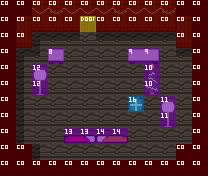

The image is a tile-based game level rendered from a .tmx file. Its description and complete source (layers, tilesets, objects, tile grids) follow:
An orthogonal 13x11 tile map with 16x16 px tiles, 3 tile layers (Tile Layer 1, Tile Layer 2, Tile Layer 3), 2 tilesets.

<map version="1.0" tiledversion="2017.10.31" orientation="orthogonal" renderorder="right-down" width="13" height="11" tilewidth="16" tileheight="16" infinite="0" nextobjectid="1">
 <tileset firstgid="1" source="../tilesets/world-tileset.tsx" />
 <tileset firstgid="4097" source="../tilesets/collision-tileset.tsx" />
 <layer name="Tile Layer 1" width="13" height="11">
  <data encoding="csv">
1,1,392,393,392,392,392,393,392,392,393,1,1,
1,3,68,196,68,259,68,196,68,196,196,3,1,
1,67,193,129,129,2,129,129,129,129,129,67,1,
1,193,130,2,2,2,2,2,2,2,2,129,1,
1,66,2,2,2,2,2,2,2,2,2,2,1,
1,66,2,2,2,2,2,2,2,2,2,2,1,
1,66,2,2,2,2,2,2,2,2,2,2,1,
1,66,2,2,2,2,2,2,2,2,2,2,1,
1,66,2,2,2,2,2,2,2,2,2,2,1,
1,1,66,2,2,2,2,2,2,2,2,1,1,
1,1,1,1,1,1,1,1,1,1,1,1,1
</data>
 </layer>
 <layer name="Tile Layer 2" width="13" height="11">
  <data encoding="csv">
0,0,0,0,0,0,0,0,0,0,0,0,0,
0,0,0,0,0,0,0,0,0,0,0,0,0,
0,0,0,0,0,0,0,0,0,0,0,0,0,
0,0,0,324,0,0,0,0,325,326,0,0,0,
0,0,516,0,0,0,0,0,0,391,0,0,0,
0,0,580,0,0,0,0,0,0,455,0,0,0,
0,0,0,0,0,0,0,0,517,0,516,0,0,
0,0,0,0,0,0,0,0,0,0,580,0,0,
0,0,0,0,518,519,268,269,0,0,0,0,0,
0,0,0,0,0,0,0,0,0,0,0,0,0,
0,0,0,0,0,0,0,0,0,0,0,0,0
</data>
 </layer>
 <layer name="Tile Layer 3" width="13" height="11">
  <data encoding="csv">
4098,4098,4098,4098,4098,4098,4098,4098,4098,4098,4098,4098,4098,
4098,4098,4098,4098,4098,4099,4098,4098,4098,4098,4098,4098,4098,
4098,4098,0,0,0,0,0,0,0,0,0,4098,4098,
4098,0,0,4105,0,0,0,0,4106,4106,0,0,4098,
4098,0,4109,0,0,0,0,0,0,4107,0,0,4098,
4098,0,4109,0,0,0,0,0,0,4107,0,0,4098,
4098,0,0,0,0,0,0,0,4113,0,4108,0,4098,
4098,0,0,0,0,0,0,0,0,0,4108,0,4098,
4098,0,0,0,4110,4110,4111,4111,0,0,0,0,4098,
4098,4098,0,0,0,0,0,0,0,0,0,4098,4098,
4098,4098,4098,4098,4098,4098,4098,4098,4098,4098,4098,4098,4098
</data>
 </layer>
</map>
